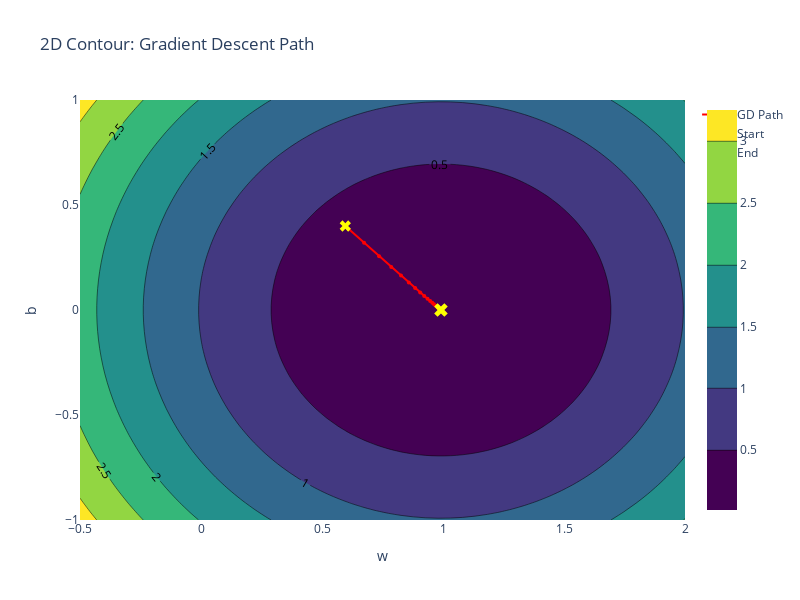

The code cell stored with this chart in its notebook:
### Code cell
# Add a 2D contour plot to see the true gradient direction
fig2 = go.Figure()

fig2.add_trace(go.Contour(
    x=w_range,
    y=b_range,
    z=Loss_grid,
    colorscale='Viridis',
    contours=dict(showlabels=True),
    name='Loss Contours'
))

# Add trajectory in 2D
fig2.add_trace(go.Scatter(
    x=history['w'],
    y=history['b'],
    mode='lines+markers',
    marker=dict(size=4, color='red'),
    line=dict(color='red', width=2),
    name='GD Path'
))

# Add start/end
fig2.add_trace(go.Scatter(
    x=[history['w'][0]], y=[history['b'][0]],
    mode='markers',
    marker=dict(size=10, color='Yellow', symbol='x'),
    name='Start'
))

fig2.add_trace(go.Scatter(
    x=[history['w'][-1]], y=[history['b'][-1]],
    mode='markers',
    marker=dict(size=12, color='yellow', symbol='x'),
    name='End'
))

fig2.update_layout(
    title='2D Contour: Gradient Descent Path',
    xaxis_title='w',
    yaxis_title='b',
    width=800,
    height=600
)

fig2.show()

### Figure 1 — Plotly figure (JSON) as saved in the notebook; plotly's stock layout.template omitted (floating-point values rounded to 4 significant figures; data arrays with more than 128 entries replaced by an {"elided": "..."} marker saying what was removed)
{"data": [{"colorscale": [[0, "#440154"], [0.1111, "#482878"], [0.2222, "#3e4989"], [0.3333, "#31688e"], [0.4444, "#26828e"], [0.5556, "#1f9e89"], [0.6667, "#35b779"], [0.7778, "#6ece58"], [0.8889, "#b5de2b"], [1, "#fde725"]], "contours": {"showlabels": true}, "name": "Loss Contours", "type": "contour", "x": [-0.5, -0.449, -0.398, -0.3469, -0.2959, -0.2449, -0.1939, -0.1429, -0.09184, -0.04082, 0.0102, 0.06122, 0.1122, 0.1633, 0.2143, 0.2653, 0.3163, 0.3673, 0.4184, 0.4694, 0.5204, 0.5714, 0.6224, 0.6735, 0.7245, 0.7755, 0.8265, 0.8776, 0.9286, 0.9796, 1.031, 1.082, 1.133, 1.184, 1.235, 1.286, 1.337, 1.388, 1.439, 1.49, 1.541, 1.592, 1.643, 1.694, 1.745, 1.796, 1.847, 1.898, 1.949, 2.0], "y": [-1.0, -0.9592, -0.9184, -0.8776, -0.8367, -0.7959, -0.7551, -0.7143, -0.6735, -0.6327, -0.5918, -0.551, -0.5102, -0.4694, -0.4286, -0.3878, -0.3469, -0.3061, -0.2653, -0.2245, -0.1837, -0.1429, -0.102, -0.06122, -0.02041, 0.02041, 0.06122, 0.102, 0.1429, 0.1837, 0.2245, 0.2653, 0.3061, 0.3469, 0.3878, 0.4286, 0.4694, 0.5102, 0.551, 0.5918, 0.6327, 0.6735, 0.7143, 0.7551, 0.7959, 0.8367, 0.8776, 0.9184, 0.9592, 1.0], "z": {"elided": "50x50 float values"}}, {"line": {"color": "red", "width": 2}, "marker": {"color": "red", "size": 4}, "mode": "lines+markers", "name": "GD Path", "type": "scatter", "x": {"elided": "200 float values"}, "y": {"elided": "200 float values"}}, {"marker": {"color": "Yellow", "size": 10, "symbol": "x"}, "mode": "markers", "name": "Start", "type": "scatter", "x": [0.5963], "y": [0.4]}, {"marker": {"color": "yellow", "size": 12, "symbol": "x"}, "mode": "markers", "name": "End", "type": "scatter", "x": [0.9916], "y": [-3.031e-07]}], "layout": {"height": 600, "title": {"text": "2D Contour: Gradient Descent Path"}, "width": 800, "xaxis": {"title": {"text": "w"}}, "yaxis": {"title": {"text": "b"}}}}
